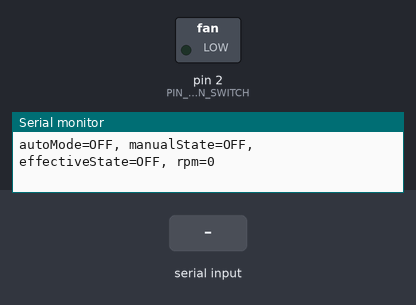
Recording of a sketch running on a simulated Arduino Nano, built with avr-gcc and run on an emulated ATmega328P. Parts: switched loads named in the sketch (green lamp = pin HIGH), the last lines printed to the serial monitor. The test bench sets the inputs (shaded band).

Above: at 1.2 s.
1.3 s: "1" received over Serial
At 2.3 s:
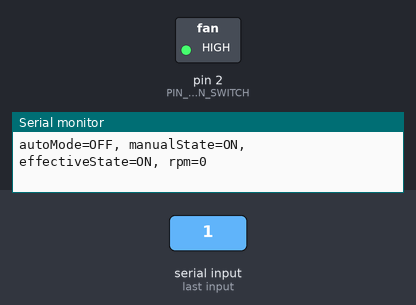
2.8 s: "a" received over Serial
At 3.4 s:
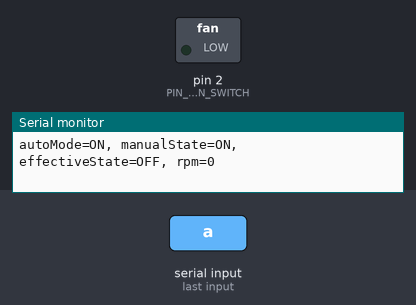
4.5 s: "m" received over Serial
At 5.9 s:
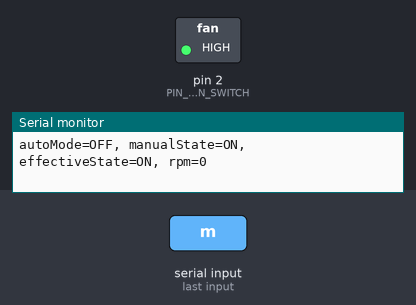
Timing chart, 0 to 7.5 s (numbered marks = the images above; inputs shaded):
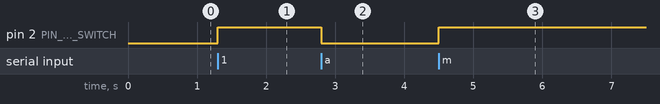

Measured:
- after the input at 1.3 s, pin 2 (PIN_FAN_SWITCH): LOW → HIGH at once
- after the input at 2.8 s, pin 2 (PIN_FAN_SWITCH): HIGH → LOW at once
- after the input at 4.5 s, pin 2 (PIN_FAN_SWITCH): LOW → HIGH at once

The sketch:

FanControllerTest.ino
```cpp
#include <Arduino.h>

#include "Config.h"
#include "FanController.h"

namespace {

FanController fan;
uint32_t lastPrintMs = 0;

void printState() {
  Serial.print(F("autoMode="));
  Serial.print(fan.isAutoMode() ? F("ON") : F("OFF"));
  Serial.print(F(", manualState="));
  Serial.print(fan.getManualState() ? F("ON") : F("OFF"));
  Serial.print(F(", effectiveState="));
  Serial.print(fan.isOn() ? F("ON") : F("OFF"));
  Serial.print(F(", rpm="));
  Serial.println(fan.getRPM());
}

void handleSerialCommand() {
  if (!Serial.available()) {
    return;
  }

  const char command = static_cast<char>(Serial.read());
  if (command == 'a') {
    fan.setAutoMode(true);
  } else if (command == 'm') {
    fan.setAutoMode(false);
  } else if (command == '1') {
    fan.setManualState(true);
  } else if (command == '0') {
    fan.setManualState(false);
  } else if (command == 'd') {
    fan.setAutoDemand(true);
  } else if (command == 'c') {
    fan.setAutoDemand(false);
  }

  printState();
}

}  // namespace

void setup() {
  Serial.begin(115200);
  while (!Serial && millis() < 4000) {
  }

  fan.begin();
  fan.setAutoMode(false);
  fan.setManualState(false);

  Serial.println(F("FanControllerTest ready."));
  Serial.println(F("Commands: a=auto mode, m=manual mode, 1=manual on, 0=manual off, d=auto demand on, c=auto demand off"));
  printState();
}

void loop() {
  const uint32_t nowMs = millis();
  fan.update(nowMs);
  handleSerialCommand();

  if (nowMs - lastPrintMs >= 1000UL) {
    lastPrintMs = nowMs;
    printState();
  }
}
```

FanController.cpp
```cpp
#include "FanController.h"

#include "Config.h"

FanController* FanController::instance_ = nullptr;

void FanController::begin() {
  instance_ = this;

  pinMode(PIN_FAN_SWITCH, OUTPUT);
  digitalWrite(PIN_FAN_SWITCH, LOW);

  pinMode(PIN_FAN_TACH, INPUT);
  const int interruptId = digitalPinToInterrupt(PIN_FAN_TACH);
  if (interruptId >= 0) {
    attachInterrupt(interruptId, tachISR, RISING);
  } else {
    Serial.println(F("Fan tach pin does not support interrupts."));
  }

  lastRpmCalcMs_ = millis();
}

void FanController::update(uint32_t nowMs) {
  const bool desiredState = autoMode_ ? autoDemand_ : manualState_;
  if (desiredState != effectiveState_) {
    effectiveState_ = desiredState;
    digitalWrite(PIN_FAN_SWITCH, effectiveState_ ? HIGH : LOW);

    if (!effectiveState_) {
      rpm_ = 0;
      noInterrupts();
      tachPulseCount_ = 0;
      interrupts();
      lastRpmCalcMs_ = nowMs;
    }
  }

  if (!effectiveState_) {
    return;
  }

  const uint32_t elapsed = nowMs - lastRpmCalcMs_;
  if (elapsed < FAN_RPM_PUBLISH_INTERVAL_MS) {
    return;
  }

  uint32_t pulses = 0;
  noInterrupts();
  pulses = tachPulseCount_;
  tachPulseCount_ = 0;
  interrupts();

  // 2 pulses per revolution.
  rpm_ = static_cast<uint16_t>((pulses * 60000UL) / (2UL * elapsed));
  lastRpmCalcMs_ = nowMs;
}

void FanController::setAutoMode(bool enabled) {
  autoMode_ = enabled;
}

void FanController::setManualState(bool on) {
  manualState_ = on;
}

void FanController::setAutoDemand(bool on) {
  autoDemand_ = on;
}

bool FanController::isAutoMode() const {
  return autoMode_;
}

bool FanController::getManualState() const {
  return manualState_;
}

bool FanController::isOn() const {
  return effectiveState_;
}

uint16_t FanController::getRPM() const {
  return rpm_;
}

void FanController::tachISR() {
  if (instance_ != nullptr) {
    instance_->tachPulseCount_++;
  }
}
```

FanController.h
```cpp
#pragma once

#include <Arduino.h>

class FanController {
public:
  void begin();
  void update(uint32_t nowMs);

  void setAutoMode(bool enabled);
  void setManualState(bool on);
  void setAutoDemand(bool on);

  bool isAutoMode() const;
  bool getManualState() const;
  bool isOn() const;
  uint16_t getRPM() const;

private:
  static void tachISR();

  static FanController* instance_;

  volatile uint32_t tachPulseCount_ = 0;

  uint32_t lastRpmCalcMs_ = 0;
  uint16_t rpm_ = 0;

  bool autoMode_ = true;
  bool manualState_ = false;
  bool autoDemand_ = false;
  bool effectiveState_ = false;
};
```

Config.h
```cpp
#pragma once

#include <Arduino.h>

// Pin mapping (Arduino Nano 33 IoT)
constexpr uint8_t PIN_SHT_ALERT = 7;
constexpr uint8_t PIN_FAN_SWITCH = 2;
constexpr uint8_t PIN_FAN_TACH = A1;
constexpr uint8_t PIN_LIGHT_PWM = 4;
constexpr uint8_t PIN_LIGHT_POWER = 3;
constexpr uint8_t PIN_SOIL_SENSOR = A0;

// Runtime timings
constexpr uint32_t SOIL_PUBLISH_INTERVAL_MS = 10000UL;
constexpr uint32_t TEMP_HUM_PUBLISH_INTERVAL_MS = 60000UL;
constexpr uint32_t FAN_RPM_PUBLISH_INTERVAL_MS = 30000UL;
constexpr uint32_t SHT_STATUS_POLL_INTERVAL_MS = 5000UL;
constexpr uint32_t WIFI_RECONNECT_INTERVAL_MS = 10000UL;
constexpr uint32_t NTP_RETRY_INTERVAL_MS = 60000UL;
constexpr uint32_t MQTT_FALLBACK_TIMEOUT_MS = 600000UL;  // 10 minutes
constexpr uint32_t NTP_RESYNC_INTERVAL_MS = 86400000UL;  // 24 hours

// Light PWM behavior
constexpr uint8_t PWM_FULL_ON = 0;
constexpr uint8_t PWM_DARKEST_STABLE = 120;
constexpr uint8_t PWM_OFF_THRESHOLD = 160;
constexpr uint8_t PWM_SIGNAL_OFF = 255;

// Persistent configuration defaults
constexpr uint16_t CONFIG_SCHEMA_VERSION = 1;

constexpr float DEFAULT_TEMP_HIGH_SET = 30.0f;
constexpr float DEFAULT_TEMP_HIGH_CLEAR = 28.0f;
constexpr float DEFAULT_TEMP_LOW_SET = 18.0f;
constexpr float DEFAULT_TEMP_LOW_CLEAR = 20.0f;

constexpr float DEFAULT_HUM_HIGH_SET = 85.0f;
constexpr float DEFAULT_HUM_HIGH_CLEAR = 80.0f;
constexpr float DEFAULT_HUM_LOW_SET = 35.0f;
constexpr float DEFAULT_HUM_LOW_CLEAR = 40.0f;

constexpr uint16_t DEFAULT_LIGHT_ON_TIME_MINUTES = 8 * 60;
constexpr uint16_t DEFAULT_LIGHT_OFF_TIME_MINUTES = 20 * 60;
constexpr uint16_t DEFAULT_LIGHT_DIM_MINUTES = 30;

constexpr bool DEFAULT_FAN_AUTO_MODE = true;
constexpr bool DEFAULT_LIGHT_AUTO_MODE = true;

constexpr int16_t DEFAULT_SOIL_AIR = 3000;
constexpr int16_t DEFAULT_SOIL_WATER = 1500;
constexpr int16_t DEFAULT_SOIL_DEPTH_MM = 50;
```
